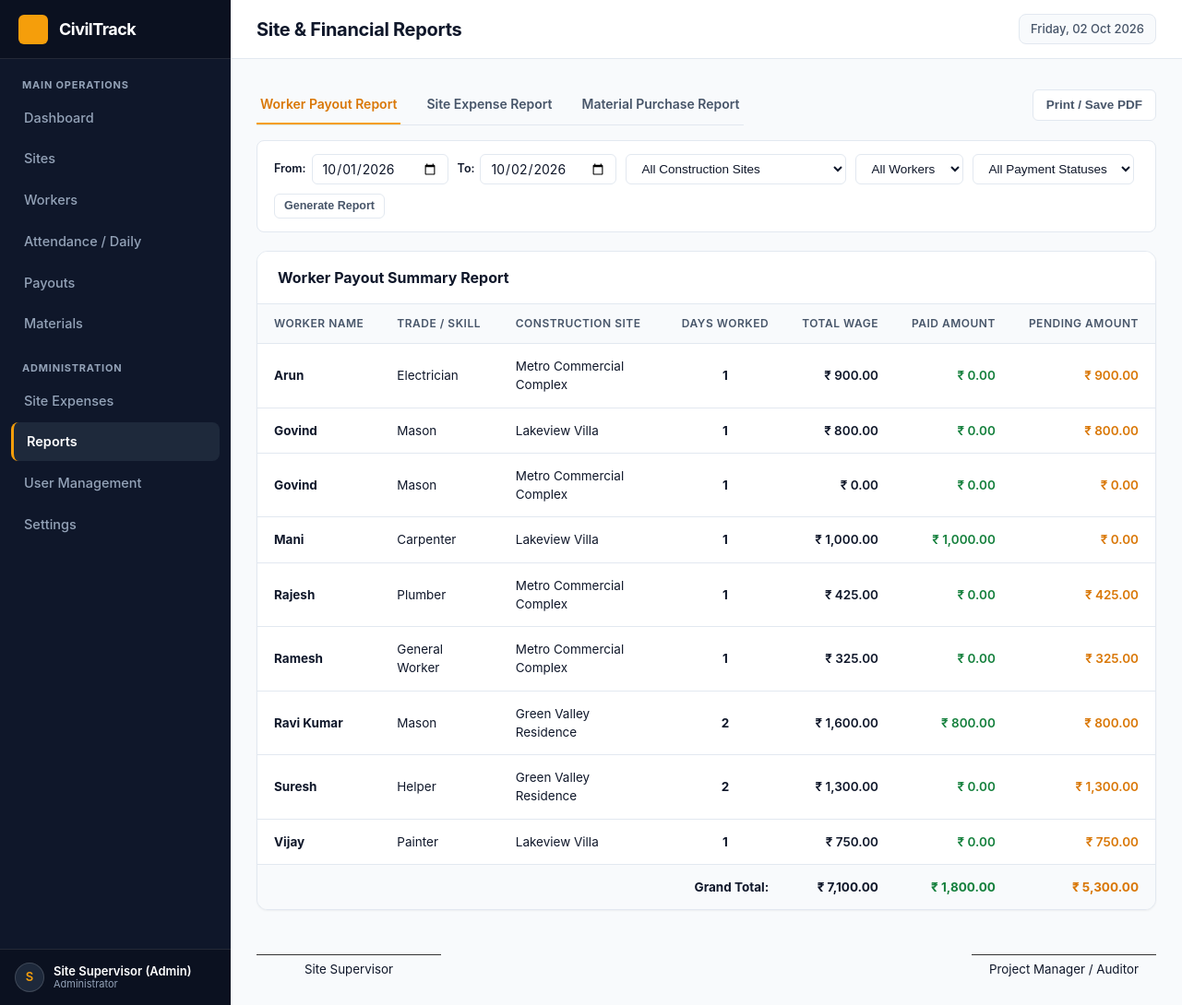
Screenshot of /admin/reports.php (signed in) with the database file from the repository.
### tables this page shows
CREATE TABLE `workers` (
  `id` INT AUTO_INCREMENT PRIMARY KEY,
  `name` VARCHAR(150) NOT NULL,
  `phone` VARCHAR(20) NOT NULL,
  `address` TEXT DEFAULT NULL,
  `worker_type` VARCHAR(50) NOT NULL,
  `daily_wage` DECIMAL(10,2) NOT NULL DEFAULT 0.00,
  `status` ENUM('Active', 'Inactive') NOT NULL DEFAULT 'Active',
  `created_at` DATETIME NOT NULL DEFAULT CURRENT_TIMESTAMP
);

### includes/auth.php (called while the page is built, shortened)
<?php
function e($str) {
    return htmlspecialchars((string)($str ?? ''), ENT_QUOTES, 'UTF-8');
}
function format_currency($amount, $decimals = 2) {
    $num = (float)$amount;
    return '₹ ' . number_format($num, $decimals, '.', ',');
}

### admin/reports.php (the view, shortened to what this page needs)
<?php
require_once __DIR__ . '/../includes/auth.php';
$conn = get_db();
$tab = trim($_GET['tab'] ?? 'payout');
$start_date = trim($_GET['start_date'] ?? date('Y-m-01'));
$end_date = trim($_GET['end_date'] ?? date('Y-m-d'));
$safe_start = mysqli_real_escape_string($conn, $start_date);
$safe_end = mysqli_real_escape_string($conn, $end_date);
$workerReport = [];
if ($tab === 'payout') {
    $sql = "
        SELECT
            w.id as worker_id,
            w.name as worker_name,
            w.worker_type,
            s.site_name,
            COUNT(DISTINCT a.work_date) as days_worked,
            COALESCE(SUM(a.calculated_wage), 0) as total_wage,
            COALESCE(SUM(CASE WHEN p.payment_status = 'Paid' THEN p.amount ELSE 0 END), 0) as amount_paid,
            COALESCE(SUM(CASE WHEN p.payment_status = 'Pending' THEN p.amount ELSE 0 END), 0) as amount_pending
        FROM workers w
        JOIN attendance a ON a.worker_id = w.id
        JOIN sites s ON a.site_id = s.id
        LEFT JOIN payouts p ON p.attendance_id = a.id
        WHERE a.work_date BETWEEN '$safe_start' AND '$safe_end'
    ";
    $sql .= " GROUP BY w.id, w.name, w.worker_type, s.id, s.site_name ORDER BY w.name ASC";
    $res = mysqli_query($conn, $sql);
    $workerReport = mysqli_fetch_all($res, MYSQLI_ASSOC);
}
include __DIR__ . '/../includes/header.php';
?>
<div style="display: flex; justify-content: space-between; align-items: center; margin-bottom: 16px; flex-wrap: wrap; gap: 12px;" class="no-print">
    <div class="tabs-nav" style="margin-bottom: 0;">
        <a href="reports.php?tab=payout" class="tab-btn <?php echo ($tab === 'payout') ? 'active' : ''; ?>">
            Worker Payout Report
        </a>
        <a href="reports.php?tab=site" class="tab-btn <?php echo ($tab === 'site') ? 'active' : ''; ?>">
            Site Expense Report
        </a>
        <a href="reports.php?tab=material" class="tab-btn <?php echo ($tab === 'material') ? 'active' : ''; ?>">
            Material Purchase Report
        </a>
    </div>
    <div>
        <button type="button" class="btn btn-outline" onclick="window.print()">
            Print / Save PDF
        </button>
    </div>
</div>
<div class="filter-bar no-print">
    <form method="GET" class="filter-group">
        <?php if ($tab !== 'site'): ?>
            <div style="display: flex; align-items: center; gap: 6px;">
                <label style="font-size: 12.5px; font-weight: 600;">From:</label>
                <input type="date" name="start_date" class="form-control" style="padding: 6px 10px;" value="<?php echo e($start_date); ?>">
            </div>
            <div style="display: flex; align-items: center; gap: 6px;">
                <label style="font-size: 12.5px; font-weight: 600;">To:</label>
                <input type="date" name="end_date" class="form-control" style="padding: 6px 10px;" value="<?php echo e($end_date); ?>">
            </div>
        <?php endif; ?>
        <select name="site_id" class="filter-select">
            <option value="0">All Construction Sites</option>
        </select>
        <?php if ($tab === 'payout'): ?>
            <select name="worker_id" class="filter-select">
                <option value="0">All Workers</option>
            </select>
            <select name="status" class="filter-select">
                <option value="">All Payment Statuses</option>
            </select>
        <?php endif; ?>
        <button type="submit" class="btn btn-outline btn-sm">Generate Report</button>
    </form>
</div>
<?php if ($tab === 'payout'): ?>
    <div class="card">
        <div class="card-header">
            <div class="card-title">
                Worker Payout Summary Report
            </div>
        </div>
        <div class="card-body p-0">
            <div class="table-responsive">
                <table class="data-table">
                    <thead>
                        <tr>
                            <th>Worker Name</th>
                            <th>Trade / Skill</th>
                            <th>Construction Site</th>
                            <th style="text-align: center;">Days Worked</th>
                            <th style="text-align: right;">Total Wage</th>
                            <th style="text-align: right;">Paid Amount</th>
                            <th style="text-align: right;">Pending Amount</th>
                        </tr>
                    </thead>
                    <tbody>
                        <?php if (empty($workerReport)): ?>
                            <tr>
                                <td colspan="7" style="text-align: center; color: var(--text-muted); padding: 32px;">
                                    No worker payouts found for the selected period/filters.
                                </td>
                            </tr>
                        <?php else:
                            $sumWage = 0; $sumPaid = 0; $sumPending = 0;
                            foreach ($workerReport as $row):
                                $sumWage += (float)$row['total_wage'];
                                $sumPaid += (float)$row['amount_paid'];
                                $sumPending += (float)$row['amount_pending'];
                        ?>
                            <tr>
                                <td><strong><?php echo e($row['worker_name']); ?></strong></td>
                                <td><?php echo e($row['worker_type']); ?></td>
                                <td><?php echo e($row['site_name']); ?></td>
                                <td style="text-align: center;"><strong><?php echo $row['days_worked']; ?></strong></td>
                                <td style="text-align: right; font-weight: 600;"><?php echo format_currency($row['total_wage']); ?></td>
                                <td style="text-align: right; color: var(--success-text); font-weight: 600;"><?php echo format_currency($row['amount_paid']); ?></td>
                                <td style="text-align: right; color: var(--accent-hover); font-weight: 600;"><?php echo format_currency($row['amount_pending']); ?></td>
                            </tr>
                        <?php endforeach; ?>
                            <tr style="background: #f8fafc; font-weight: 700;">
                                <td colspan="4" style="text-align: right;">Grand Total:</td>
                                <td style="text-align: right; color: var(--primary);"><?php echo format_currency($sumWage); ?></td>
                                <td style="text-align: right; color: var(--success-text);"><?php echo format_currency($sumPaid); ?></td>
                                <td style="text-align: right; color: var(--accent-hover);"><?php echo format_currency($sumPending); ?></td>
                            </tr>
                        <?php endif; ?>
                    </tbody>
                </table>
            </div>
        </div>
    </div>
<?php endif; ?>
<div class="print-only" style="margin-top: 48px; display: flex; justify-content: space-between;">
    <div style="border-top: 1px solid #333; width: 200px; text-align: center; padding-top: 6px; font-size: 10pt;">
        Site Supervisor
    </div>
    <div style="border-top: 1px solid #333; width: 200px; text-align: center; padding-top: 6px; font-size: 10pt;">
        Project Manager / Auditor
    </div>
</div>
<?php include __DIR__ . '/../includes/footer.php'; ?>

### assets/css/style.css (style rules this page uses)
:root { --primary: #0f172a; --primary-light: #1e293b; --primary-hover: #334155; --accent: #f59e0b; --accent-hover: #d97706; --accent-light: #fef3c7; --bg-main: #f8fafc; --card-bg: #ffffff; --border: #e2e8f0; --border-focus: #f59e0b; --text-primary: #0f172a; --text-secondary: #475569; --text-muted: #94a3b8; --success-bg: #dcfce7; --success-text: #15803d; --warning-bg: #fef3c7; --warning-text: #b45309; --danger-bg: #fee2e2; --danger-text: #b91c1c; --info-bg: #dbeafe; --info-text: #1d4ed8; --sidebar-width: 250px; --header-height: 64px; --radius-sm: 6px; --radius-md: 8px; --radius-lg: 12px; --shadow-sm: 0 1px 2px 0 rgba(0, 0, 0, 0.05); --shadow-md: 0 4px 6px -1px rgba(0, 0, 0, 0.08), 0 2px 4px -2px rgba(0, 0, 0, 0.04); --shadow-lg: 0 10px 15px -3px rgba(0, 0, 0, 0.08), 0 4px 6px -4px rgba(0, 0, 0, 0.03); }
*, *::before, *::after { box-sizing: border-box; margin: 0; padding: 0; }
body { font-family: -apple-system, BlinkMacSystemFont, "Segoe UI", Roboto, "Helvetica Neue", Arial, sans-serif; background-color: var(--bg-main); color: var(--text-primary); font-size: 14.5px; line-height: 1.5; -webkit-font-smoothing: antialiased; }
.card { background: var(--card-bg); border: 1px solid var(--border); border-radius: var(--radius-lg); box-shadow: var(--shadow-sm); margin-bottom: 24px; overflow: hidden; }
.card-header { padding: 16px 22px; border-bottom: 1px solid var(--border); display: flex; align-items: center; justify-content: space-between; background-color: #ffffff; flex-wrap: wrap; gap: 12px; }
.card-title { font-size: 16px; font-weight: 700; color: var(--primary); display: flex; align-items: center; gap: 8px; }
.card-body { padding: 22px; }
.card-body.p-0 { padding: 0; }
.table-responsive { width: 100%; overflow-x: auto; }
.data-table { width: 100%; border-collapse: collapse; text-align: left; font-size: 13.5px; }
.data-table th { background-color: #f8fafc; color: #475569; font-weight: 600; font-size: 12px; text-transform: uppercase; letter-spacing: 0.5px; padding: 12px 18px; border-bottom: 1px solid var(--border); white-space: nowrap; }
.data-table td { padding: 14px 18px; border-bottom: 1px solid var(--border); color: var(--text-primary); vertical-align: middle; }
.data-table tbody tr:last-child td { border-bottom: none; }
.btn { display: inline-flex; align-items: center; justify-content: center; gap: 6px; padding: 8px 14px; border-radius: var(--radius-sm); font-size: 13.5px; font-weight: 600; cursor: pointer; text-decoration: none; transition: all 0.15s ease; border: 1px solid transparent; line-height: 1.2; }
.btn-outline { background: #ffffff; color: var(--text-secondary); border-color: var(--border); }
.btn-sm { padding: 5px 10px; font-size: 12.5px; border-radius: var(--radius-sm); }
.filter-bar { display: flex; align-items: center; justify-content: space-between; gap: 12px; margin-bottom: 20px; flex-wrap: wrap; background: #ffffff; padding: 14px 18px; border: 1px solid var(--border); border-radius: var(--radius-md); }
.filter-group { display: flex; align-items: center; gap: 10px; flex-wrap: wrap; }
.filter-select { padding: 7px 12px; border: 1px solid var(--border); border-radius: var(--radius-sm); font-size: 13.5px; background-color: #ffffff; color: var(--text-primary); outline: none; }
.form-control { padding: 9px 12px; border: 1px solid var(--border); border-radius: var(--radius-sm); font-size: 14px; color: var(--text-primary); background-color: #ffffff; outline: none; transition: all 0.15s ease; font-family: inherit; }
.tabs-nav { display: flex; border-bottom: 1px solid var(--border); gap: 24px; margin-bottom: 24px; }
.tab-btn { padding: 10px 4px; font-weight: 600; font-size: 14px; color: var(--text-secondary); text-decoration: none; border-bottom: 2px solid transparent; cursor: pointer; transition: all 0.15s ease; }
.tab-btn.active { color: var(--accent-hover); border-bottom-color: var(--accent); }
.print-only { display: none; }

### rows the page displays
workers: name "Arun", worker_type "Electrician", site_name "Metro Commercial Complex", days_worked "1", total_wage "₹ 900.00", amount_paid "₹ 0.00", amount_pending "₹ 900.00"
workers: name "Govind", worker_type "Mason", site_name "Lakeview Villa", days_worked "1", total_wage "₹ 800.00", amount_paid "₹ 0.00", amount_pending "₹ 800.00", site_name "Metro Commercial Complex", total_wage "₹ 0.00", amount_pending "₹ 0.00"
workers: name "Mani", worker_type "Carpenter", site_name "Lakeview Villa", days_worked "1", total_wage "₹ 1,000.00", amount_paid "₹ 1,000.00", amount_pending "₹ 0.00"
workers: name "Rajesh", worker_type "Plumber", site_name "Metro Commercial Complex", days_worked "1", total_wage "₹ 425.00", amount_paid "₹ 0.00", amount_pending "₹ 425.00"
workers: name "Ramesh", worker_type "General Worker", site_name "Metro Commercial Complex", days_worked "1", total_wage "₹ 325.00", amount_paid "₹ 0.00", amount_pending "₹ 325.00"
workers: name "Ravi Kumar", worker_type "Mason", site_name "Green Valley Residence", days_worked "2", total_wage "₹ 1,600.00", amount_paid "₹ 800.00", amount_pending "₹ 800.00"
workers: name "Suresh", worker_type "Helper", site_name "Green Valley Residence", days_worked "2", total_wage "₹ 1,300.00", amount_paid "₹ 0.00", amount_pending "₹ 1,300.00"
workers: name "Vijay", worker_type "Painter", site_name "Lakeview Villa", days_worked "1", total_wage "₹ 750.00", amount_paid "₹ 0.00", amount_pending "₹ 750.00"

### other values shown
substr($user['full_name'] ?? 'A', 0, 1) "S"
$user['full_name'] "Site Supervisor (Admin)"
$user['role'] "Administrator"
$page_title "Site & Financial Reports"
format_currency($sumWage) "₹ 7,100.00"
format_currency($sumPaid) "₹ 1,800.00"
format_currency($sumPending) "₹ 5,300.00"
